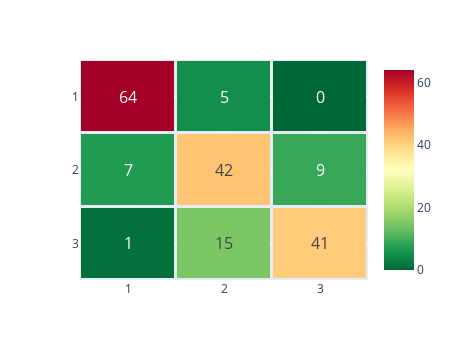

The notebook cell this image was saved under:
### Code cell
heatmap_plotly(pd.DataFrame(confusion_matrix(testY, result_GNB)))

### Figure 1 — Plotly figure (JSON) as saved in the notebook; plotly's stock layout.template omitted (floating-point values rounded to 4 significant figures)
{"data": [{"coloraxis": "coloraxis", "hovertemplate": "x: %{x}<br>y: %{y}<br>color: %{z}<extra></extra>", "name": "0", "textfont": {"size": 16}, "texttemplate": "%{z}", "type": "heatmap", "x": ["1", "2", "3"], "xaxis": "x", "xgap": 3, "y": ["1", "2", "3"], "yaxis": "y", "ygap": 3, "z": [[64, 5, 0], [7, 42, 9], [1, 15, 41]]}], "layout": {"coloraxis": {"colorscale": [[0, "rgb(0,104,55)"], [0.1, "rgb(26,152,80)"], [0.2, "rgb(102,189,99)"], [0.3, "rgb(166,217,106)"], [0.4, "rgb(217,239,139)"], [0.5, "rgb(255,255,191)"], [0.6, "rgb(254,224,139)"], [0.7, "rgb(253,174,97)"], [0.8, "rgb(244,109,67)"], [0.9, "rgb(215,48,39)"], [1, "rgb(165,0,38)"]]}, "height": 360, "margin": {"t": 60}, "width": 450, "xaxis": {"anchor": "y", "domain": [0, 1]}, "yaxis": {"anchor": "x", "autorange": "reversed", "domain": [0, 1]}}}
